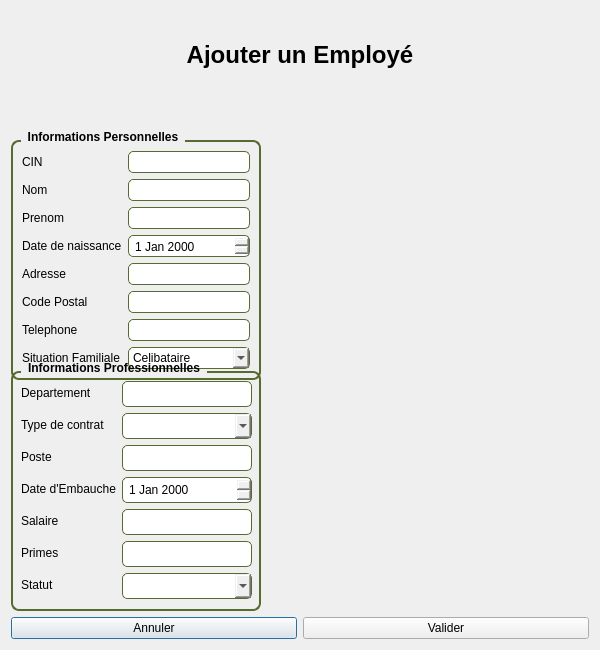
<?xml version="1.0" encoding="UTF-8"?>
<ui version="4.0">
 <class>ajout_employe</class>
 <widget class="QDialog" name="ajout_employe">
  <property name="geometry">
   <rect>
    <x>0</x>
    <y>0</y>
    <width>600</width>
    <height>650</height>
   </rect>
  </property>
  <property name="windowTitle">
   <string>Dialog</string>
  </property>
  <property name="styleSheet">
   <string notr="true">QGroupBox {
    font-weight: bold;
    border: 2px solid #556B2F;
    border-radius: 8px;
    margin-top: 10px;
}

QGroupBox::title {
    subcontrol-origin: margin;
    left: 10px;
    padding: 0 5px 0 5px;
}

QLineEdit, QComboBox, QDateEdit {
    border: 1px solid #556B2F;
    border-radius: 5px;
    padding: 4px;
}
</string>
  </property>
  <layout class="QVBoxLayout" name="verticalLayout">
   <item>
    <widget class="QLabel" name="label">
     <property name="font">
      <font>
       <pointsize>18</pointsize>
       <bold>true</bold>
      </font>
     </property>
     <property name="text">
      <string>Ajouter un Employé</string>
     </property>
     <property name="alignment">
      <set>Qt::AlignmentFlag::AlignCenter</set>
     </property>
    </widget>
   </item>
   <item>
    <widget class="QGroupBox" name="InformationsPersonnelles">
     <property name="minimumSize">
      <size>
       <width>250</width>
       <height>250</height>
      </size>
     </property>
     <property name="maximumSize">
      <size>
       <width>200</width>
       <height>200</height>
      </size>
     </property>
     <property name="title">
      <string>Informations Personnelles</string>
     </property>
     <property name="alignment">
      <set>Qt::AlignmentFlag::AlignCenter</set>
     </property>
     <layout class="QVBoxLayout" name="verticalLayout_2">
      <item>
       <layout class="QFormLayout" name="formLayout_2">
        <item row="0" column="0">
         <widget class="QLabel" name="CIN">
          <property name="text">
           <string>CIN</string>
          </property>
         </widget>
        </item>
        <item row="1" column="0">
         <widget class="QLabel" name="Nom">
          <property name="text">
           <string>Nom</string>
          </property>
         </widget>
        </item>
        <item row="2" column="0">
         <widget class="QLabel" name="Prenom">
          <property name="text">
           <string>Prenom</string>
          </property>
         </widget>
        </item>
        <item row="4" column="0">
         <widget class="QLabel" name="DatedeNaissance">
          <property name="text">
           <string>Date de naissance</string>
          </property>
         </widget>
        </item>
        <item row="5" column="0">
         <widget class="QLabel" name="Adresse">
          <property name="text">
           <string>Adresse</string>
          </property>
         </widget>
        </item>
        <item row="6" column="0">
         <widget class="QLabel" name="CodePostal">
          <property name="text">
           <string>Code Postal</string>
          </property>
         </widget>
        </item>
        <item row="7" column="0">
         <widget class="QLabel" name="telephone">
          <property name="text">
           <string>Telephone</string>
          </property>
         </widget>
        </item>
        <item row="0" column="1">
         <widget class="QLineEdit" name="line_cin"/>
        </item>
        <item row="1" column="1">
         <widget class="QLineEdit" name="lin_nom"/>
        </item>
        <item row="2" column="1">
         <widget class="QLineEdit" name="line_prenom"/>
        </item>
        <item row="5" column="1">
         <widget class="QLineEdit" name="line_adresse"/>
        </item>
        <item row="6" column="1">
         <widget class="QLineEdit" name="line_codepostal"/>
        </item>
        <item row="7" column="1">
         <widget class="QLineEdit" name="line_tel"/>
        </item>
        <item row="4" column="1">
         <widget class="QDateEdit" name="date_naissance"/>
        </item>
        <item row="8" column="0">
         <widget class="QLabel" name="SituationFamiliale">
          <property name="text">
           <string>Situation Familiale</string>
          </property>
         </widget>
        </item>
        <item row="8" column="1">
         <widget class="QComboBox" name="combo_situation">
          <item>
           <property name="text">
            <string>Celibataire</string>
           </property>
          </item>
          <item>
           <property name="text">
            <string>Marie</string>
           </property>
          </item>
          <item>
           <property name="text">
            <string>Divorce</string>
           </property>
          </item>
         </widget>
        </item>
       </layout>
      </item>
     </layout>
    </widget>
   </item>
   <item>
    <widget class="QGroupBox" name="InformationsProfessionnelles">
     <property name="minimumSize">
      <size>
       <width>250</width>
       <height>250</height>
      </size>
     </property>
     <property name="maximumSize">
      <size>
       <width>250</width>
       <height>250</height>
      </size>
     </property>
     <property name="title">
      <string>Informations Professionnelles</string>
     </property>
     <property name="alignment">
      <set>Qt::AlignmentFlag::AlignCenter</set>
     </property>
     <widget class="QWidget" name="formLayoutWidget_2">
      <property name="geometry">
       <rect>
        <x>10</x>
        <y>20</y>
        <width>231</width>
        <height>221</height>
       </rect>
      </property>
      <layout class="QFormLayout" name="formLayout_3">
       <item row="0" column="0">
        <widget class="QLabel" name="Departement">
         <property name="text">
          <string>Departement</string>
         </property>
        </widget>
       </item>
       <item row="0" column="1">
        <widget class="QLineEdit" name="lineEdit"/>
       </item>
       <item row="1" column="0">
        <widget class="QLabel" name="Contrat">
         <property name="text">
          <string>Type de contrat</string>
         </property>
        </widget>
       </item>
       <item row="1" column="1">
        <widget class="QComboBox" name="comboBox"/>
       </item>
       <item row="2" column="0">
        <widget class="QLabel" name="Poste">
         <property name="text">
          <string>Poste</string>
         </property>
        </widget>
       </item>
       <item row="2" column="1">
        <widget class="QLineEdit" name="lineEdit_2"/>
       </item>
       <item row="3" column="0">
        <widget class="QLabel" name="label_2">
         <property name="text">
          <string>Date d'Embauche</string>
         </property>
        </widget>
       </item>
       <item row="3" column="1">
        <widget class="QDateEdit" name="dateEdit"/>
       </item>
       <item row="4" column="0">
        <widget class="QLabel" name="Salaire">
         <property name="text">
          <string>Salaire</string>
         </property>
        </widget>
       </item>
       <item row="4" column="1">
        <widget class="QLineEdit" name="lineEdit_3"/>
       </item>
       <item row="5" column="0">
        <widget class="QLabel" name="Primes">
         <property name="text">
          <string>Primes</string>
         </property>
        </widget>
       </item>
       <item row="5" column="1">
        <widget class="QLineEdit" name="lineEdit_4"/>
       </item>
       <item row="6" column="0">
        <widget class="QLabel" name="label_3">
         <property name="text">
          <string>Statut</string>
         </property>
        </widget>
       </item>
       <item row="6" column="1">
        <widget class="QComboBox" name="comboBox_2"/>
       </item>
      </layout>
     </widget>
    </widget>
   </item>
   <item>
    <layout class="QHBoxLayout" name="horizontalLayout">
     <item>
      <widget class="QPushButton" name="pushButton_2">
       <property name="text">
        <string>Annuler</string>
       </property>
      </widget>
     </item>
     <item>
      <widget class="QPushButton" name="pushButton">
       <property name="text">
        <string>Valider</string>
       </property>
      </widget>
     </item>
    </layout>
   </item>
  </layout>
 </widget>
 <resources/>
 <connections/>
</ui>
